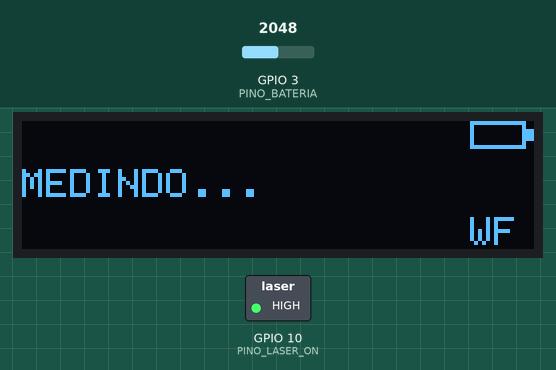
Simulated run of this sketch. Board: ESP32-C3. On the bench: 128×32 one-colour display, switched loads named in the sketch (green lamp = pin HIGH). Inputs (shaded band) come from the test bench; at power-on: GPIO 3 (PINO_BATERIA) = 2048. EEPROM starts erased.

Above: at 2.31 s.
2.8 s: GPIO 3 (PINO_BATERIA) set to 2099
4.3 s: GPIO 3 (PINO_BATERIA) set to 2173
5.8 s: GPIO 3 (PINO_BATERIA) set to 491
At 6.2 s:
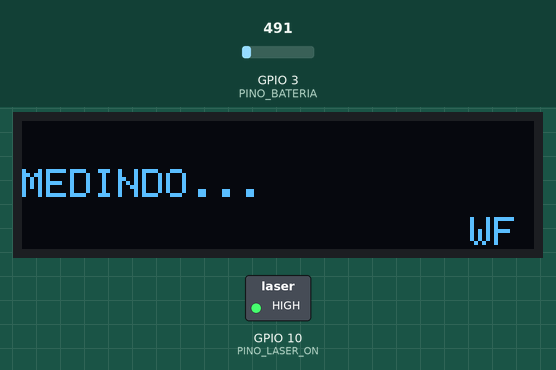
At 31.2 s:
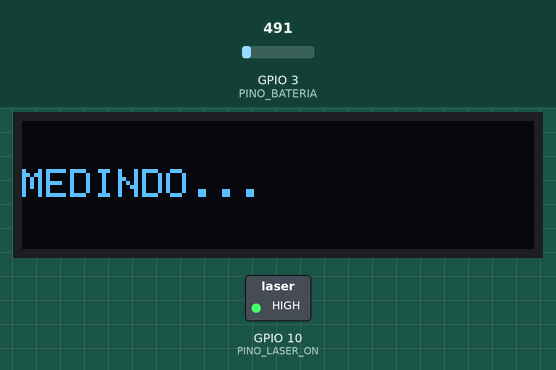
Timing chart, 0 to 31.5 s (numbered marks = the images above; inputs shaded):
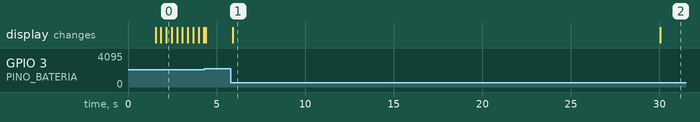

The sketch:

TELEMETRO.ino
```cpp
/*
  ==========================================================
   TELÊMETRO COM ZONA DE ENGAJAMENTO - BLACK BIRD | PROJETO 12
  ==========================================================
   Placa: ESP32-C3 SuperMini (Ferramentas > Placa > "ESP32C3 Dev Module",
          USB CDC On Boot = Enabled)

   O que faz:
   - Liga e mede sozinho, sem parar (não tem botão de medir).
   - Mostra a mediana das 3 últimas leituras e a MARCA do retículo BDC
     da sua tabela de hold (MARCA 0 = ferradura, 1, 2, 3...).
   - Abaixo da distância mínima: "MUITO PERTO" piscando.
   - Sem retorno: "SEM LEITURA" (mantém a última distância por 2 s).
   - Bateria abaixo de 15%: ícone piscando.
   - Ao ligar, abre por 30 s a rede Wi-Fi "BLACKBIRD-TEL" (senha
     blackbird). No celular, entre em http://192.168.4.1 para ajustar a
     distância mínima, a tabela de hold e o brilho.

   Bibliotecas: "Adafruit SSD1306" e "Adafruit GFX Library".

   >>> IMPORTANTE - PROTOCOLO DO LASER <<<
   Cada fabricante usa comandos diferentes. Este código vem pronto para
   o tipo mais comum (comando de texto "D", resposta "D: 12.345m,0079").
   Quando o laser chegar:
   1) Deixe MODO_TESTE = true, grave e abra o monitor serial (115200).
      Tudo o que o laser responder aparece lá.
   2) Confira o manual do vendedor (baud e comando de medir) e ajuste
      LASER_BAUD e CMD_MEDIR. Se a resposta for diferente, me mande o
      que apareceu no monitor que eu adapto a função lerLaser().
  ==========================================================
*/

#include <Wire.h>
#include <WiFi.h>
#include <WebServer.h>
#include <Preferences.h>
#include <Adafruit_GFX.h>
#include <Adafruit_SSD1306.h>

// ================= CONFIGURAÇÃO =================
const uint8_t PINO_LASER_RX  = 20;  // recebe do TX do laser (fio amarelo)
const uint8_t PINO_LASER_TX  = 21;  // vai no RX do laser (fio preto)
const uint8_t PINO_LASER_ON  = 10;  // Power ON do laser (fio vermelho)
const uint8_t PINO_BATERIA   = 3;   // divisor 100k/100k (opcional)
const uint8_t PINO_SDA = 8, PINO_SCL = 9;

const uint32_t LASER_BAUD = 9600;   // CONFIRA no manual
const char*    CMD_MEDIR  = "D";    // CONFIRA no manual (comando de 1 medição)
const bool     MODO_TESTE = false;  // true = mostra no monitor serial tudo que o laser envia

const uint16_t INTERVALO_MS = 400;  // ~2,5 medições por segundo
const uint32_t SEGURA_MS    = 2000; // mantém a última leitura válida por 2 s
const uint32_t WIFI_MS      = 30000;

// valores de fábrica (mude pelo celular)
const uint8_t N_MARCAS = 6;
uint16_t distMinima = 20;                                  // m
uint16_t holdAte[N_MARCAS] = {40, 55, 70, 85, 100, 999};   // MARCA i vale até holdAte[i] metros
uint8_t  brilho = 2;                                       // 0 baixo, 1 médio, 2 alto

// ================= PROGRAMA =================
Adafruit_SSD1306 tela(128, 32, &Wire, -1);
Preferences prefs;
WebServer web(80);
bool wifiLigado = false;

float leituras[3] = {0, 0, 0};
uint8_t nLeituras = 0, posLeitura = 0;
float distancia = -1;            // mediana atual (-1 = nada ainda)
uint32_t tUltimaValida = 0;

// ---------- laser ----------
void pedirMedida() {
  while (Serial1.available()) Serial1.read();
  Serial1.print(CMD_MEDIR);
}

// devolve a distância em metros, -1 se ainda não chegou nada, -2 se veio erro
float lerLaser() {
  static char buf[48];
  static uint8_t n = 0;
  while (Serial1.available()) {
    char c = Serial1.read();
    if (MODO_TESTE) { Serial.write(c); }
    if (c == '\n' || c == '\r' || n >= sizeof(buf) - 1) {
      buf[n] = 0;
      bool tinha = n > 0;
      n = 0;
      if (!tinha) continue;
      // procura "<número>m", ex.: "D: 12.345m,0079"
      char *m = strchr(buf, 'm');
      if (!m) return -2;
      char *ini = m;
      while (ini > buf && (isdigit(ini[-1]) || ini[-1] == '.')) ini--;
      if (ini == m) return -2;
      float d = atof(ini);
      return (d > 0.1 && d < 2000) ? d : -2;
    }
    buf[n++] = c;
  }
  return -1;
}

float mediana3() {
  if (nLeituras < 3) return leituras[(posLeitura + 2) % 3];
  float a = leituras[0], b = leituras[1], c = leituras[2];
  return max(min(a, b), min(max(a, b), c));
}

// ---------- tela ----------
int bateriaPct() {
  uint32_t mv = analogReadMilliVolts(PINO_BATERIA) * 2;
  if (mv < 1000) return -1;
  return constrain(map(mv, 3300, 4150, 0, 100), 0, 100);
}

uint8_t marca(float d) {
  for (uint8_t i = 0; i < N_MARCAS; i++) if (d <= holdAte[i]) return i;
  return N_MARCAS - 1;
}

void aplicarBrilho() {
  const uint8_t C[3] = {1, 60, 255};
  tela.ssd1306_command(SSD1306_SETCONTRAST);
  tela.ssd1306_command(C[brilho % 3]);
}

void desenhar() {
  uint32_t agora = millis();
  bool pisca = (agora / 300) % 2;
  char b[20];
  tela.clearDisplay();
  tela.setTextColor(SSD1306_WHITE);

  bool valida = distancia > 0 && agora - tUltimaValida < SEGURA_MS;
  if (!valida) {
    tela.setTextSize(1); tela.setCursor(0, 12); tela.print(distancia < 0 && tUltimaValida == 0 ? "MEDINDO..." : "SEM LEITURA");
  } else if (distancia < distMinima) {
    tela.setTextSize(2);
    if (pisca) { tela.setCursor(0, 0); tela.print("MUITO"); tela.setCursor(0, 16); tela.print("PERTO"); }
    tela.setTextSize(1); tela.setCursor(74, 12); snprintf(b, sizeof(b), "%.0f m", distancia); tela.print(b);
  } else {
    tela.setTextSize(3); tela.setCursor(0, 4); snprintf(b, sizeof(b), "%.0f", distancia); tela.print(b);
    tela.setTextSize(1); tela.setCursor(strlen(b) * 18 + 2, 18); tela.print("m");
    tela.setCursor(80, 6); tela.print("MARCA");
    tela.setTextSize(2); tela.setCursor(92, 16); tela.print(marca(distancia));
  }

  // bateria: canto de cima, à direita
  int bat = bateriaPct();
  if (bat >= 0 && (bat >= 15 || pisca)) {
    tela.drawRect(112, 0, 14, 7, SSD1306_WHITE); tela.fillRect(126, 2, 2, 3, SSD1306_WHITE);
    tela.fillRect(114, 2, map(bat, 0, 100, 0, 10), 3, SSD1306_WHITE);
  }
  if (wifiLigado) { tela.setTextSize(1); tela.setCursor(112, 24); tela.print("WF"); }
  tela.display();
}

// ---------- página de configuração ----------
void salvar() {
  prefs.putUShort("min", distMinima);
  prefs.putBytes("hold", holdAte, sizeof(holdAte));
  prefs.putUChar("brilho", brilho);
}

void paginaInicial() {
  String h = F("<!doctype html><meta name=viewport content='width=device-width'><title>Telêmetro</title>"
               "<style>body{font-family:sans-serif;background:#111;color:#ddd;padding:12px}input{width:70px;font-size:18px}"
               "button{font-size:18px;padding:8px 18px}</style><h2>BLACK BIRD - Telêmetro</h2><form method=post action=/s>");
  h += "<p>Distância mínima (m): <input name=min type=number value=" + String(distMinima) + "></p><p>Tabela de hold (até quantos metros vale cada marca):</p>";
  for (uint8_t i = 0; i < N_MARCAS; i++) h += "<p>MARCA " + String(i) + " até <input name=h" + String(i) + " type=number value=" + String(holdAte[i]) + "> m</p>";
  h += "<p>Brilho (0, 1 ou 2): <input name=b type=number min=0 max=2 value=" + String(brilho) + "></p><button>Salvar</button></form>";
  web.send(200, "text/html; charset=utf-8", h);
}

void paginaSalvar() {
  if (web.hasArg("min")) distMinima = web.arg("min").toInt();
  for (uint8_t i = 0; i < N_MARCAS; i++) if (web.hasArg("h" + String(i))) holdAte[i] = web.arg("h" + String(i)).toInt();
  if (web.hasArg("b")) brilho = constrain(web.arg("b").toInt(), 0, 2);
  salvar(); aplicarBrilho();
  web.send(200, "text/html; charset=utf-8", "<meta name=viewport content='width=device-width'><h2>Salvo!</h2><a href=/>voltar</a>");
}

void setup() {
  Serial.begin(115200);
  pinMode(PINO_LASER_ON, OUTPUT);
  digitalWrite(PINO_LASER_ON, HIGH);                      // liga o laser
  Serial1.begin(LASER_BAUD, SERIAL_8N1, PINO_LASER_RX, PINO_LASER_TX);

  prefs.begin("telemetro", false);
  distMinima = prefs.getUShort("min", distMinima);
  if (prefs.getBytesLength("hold") == sizeof(holdAte)) prefs.getBytes("hold", holdAte, sizeof(holdAte));
  brilho = prefs.getUChar("brilho", brilho);

  Wire.begin(PINO_SDA, PINO_SCL);
  tela.begin(SSD1306_SWITCHCAPVCC, 0x3C);
  aplicarBrilho();
  tela.cp437(true);                                       // símbolo de grau certo
  tela.clearDisplay(); tela.setTextColor(SSD1306_WHITE); tela.setTextSize(2);
  tela.setCursor(0, 8); tela.print("BLACK BIRD"); tela.display();

  WiFi.mode(WIFI_AP);
  WiFi.softAP("BLACKBIRD-TEL", "blackbird");
  web.on("/", HTTP_GET, paginaInicial);
  web.on("/s", HTTP_POST, paginaSalvar);
  web.begin();
  wifiLigado = true;
  delay(1500);
}

void loop() {
  static uint32_t tPedido = 0, tDesenho = 0;
  uint32_t agora = millis();

  // Wi-Fi só nos primeiros 30 s (ou enquanto o celular estiver conectado)
  if (wifiLigado) {
    web.handleClient();
    if (agora > WIFI_MS && WiFi.softAPgetStationNum() == 0) {
      web.stop();
      WiFi.softAPdisconnect(true); WiFi.mode(WIFI_OFF);
      wifiLigado = false;
    }
  }

  if (agora - tPedido > INTERVALO_MS) { tPedido = agora; pedirMedida(); }

  float d = lerLaser();
  if (d > 0) {
    leituras[posLeitura] = d; posLeitura = (posLeitura + 1) % 3;
    if (nLeituras < 3) nLeituras++;
    distancia = mediana3();
    tUltimaValida = agora;
  }

  if (agora - tDesenho > 100) { tDesenho = agora; desenhar(); }
}
```

Measured:
- after the input at 5.8 s, the display: changes after 0.10 s (image 1)
- what the display in image 1 shows lasts 24.2 s, from 5.9 s to 30.1 s
